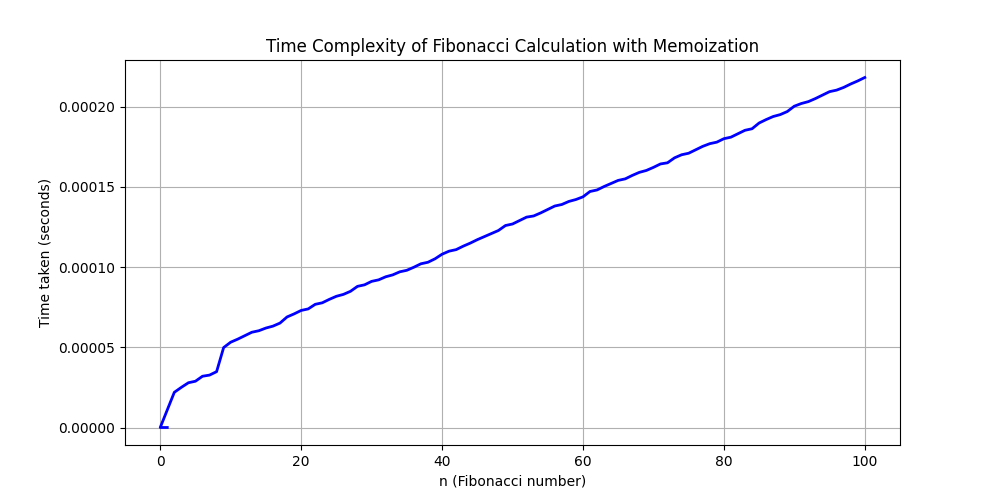

Source code (Python):
from functools import lru_cache
import time
import matplotlib.pyplot as plt

times = []
ns = []

@lru_cache(maxsize=None)
def fib(n: int) -> int:
    start = time.time()

    if n < 2:
        result = n  
    else:
        result = fib(n-1) + fib(n-2)

    end = time.time()
    elapsed_time = end - start
    print(f"Finished in {elapsed_time:.8f}s: fib({n}) -> {result}")

    ns.append(n)
    times.append(elapsed_time)

    return result

if __name__ == "__main__":
    fib(100)

    plt.figure(figsize=(10, 5))
    plt.plot(ns, times, linestyle="-", color="b", linewidth=2)
    plt.xlabel("n (Fibonacci number)")
    plt.ylabel("Time taken (seconds)")
    plt.title("Time Complexity of Fibonacci Calculation with Memoization")
    plt.grid()
    plt.show()
